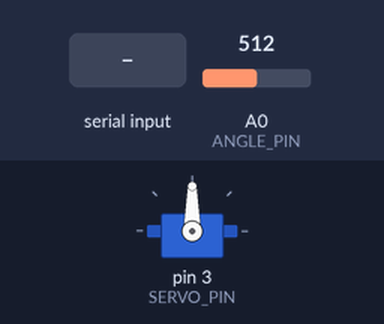
Simulated run of this sketch. Board: Arduino Uno, built with avr-gcc and run on an emulated ATmega328P. Parts: servo. The inputs (shaded band) are chosen by the test bench; at power-on: A0 (ANGLE_PIN) = 512. What the sketch prints to the serial monitor is not drawn.

Above: at 1.2 s.
1.3 s: "30,150#" received over Serial
At 1.6 s:
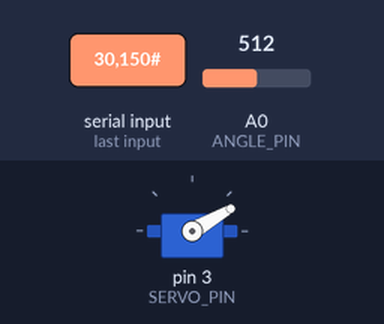
2.8 s: "5#" received over Serial
At 3.7 s:
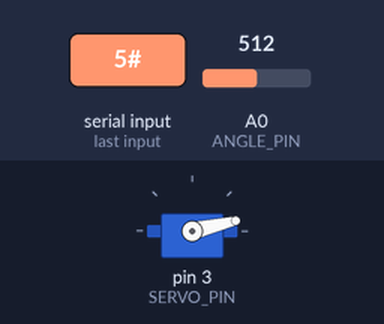
4.3 s: "200#" received over Serial
At 5.1 s:
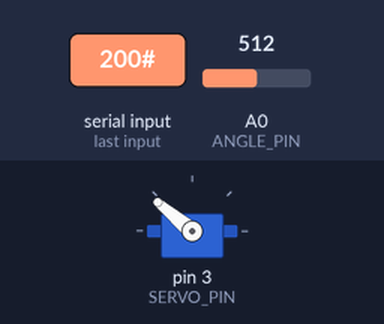
5.8 s: "90,45#" received over Serial
At 7.2 s:
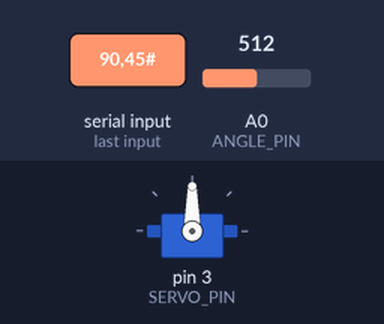
Timing chart, 0 to 8.3 s (numbered marks = the images above; inputs shaded):
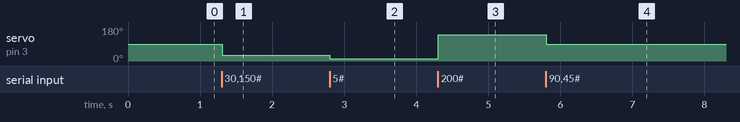

Measured:
- after the input at 1.3 s, servo on pin 3 (SERVO_PIN): 90° → 30° at once
- after the input at 2.8 s, servo on pin 3 (SERVO_PIN): 30° → 13° at once
- after the input at 4.3 s, servo on pin 3 (SERVO_PIN): 13° → 140° at once
- after the input at 5.8 s, servo on pin 3 (SERVO_PIN): 140° → 90° at once

The sketch:

PinceProgram.ino
```cpp
#include <Servo.h>

#define PROGRAM_VERSION 1.0
#define ANGLE_PIN A0
#define SERVO_PIN 3

Servo servo;

//Charactere de fin : #
//Angles : 0 - 255

unsigned long timer = 0;
float sum = 0.0;
char *myBuffer;
int angleToReach = 0;
const String endChar = "#";

void setup() {
  Serial.begin(115200);
  Serial.print("Gripper program v");
  Serial.println(PROGRAM_VERSION);

  pinMode(ANGLE_PIN, INPUT);
  pinMode(SERVO_PIN, OUTPUT);
  myBuffer = (char*)malloc(64*sizeof(char));
  servo.attach(SERVO_PIN);
}


void loop() {

  for(int i = 0;i<64;i++)
    myBuffer[i] = 0;

  while(Serial.available())
  {
    Serial.readBytesUntil('#', myBuffer, 6);
    angleToReach = atoi(myBuffer);
    if(angleToReach > 140)
      angleToReach = 140;
    else if(angleToReach < 13)
      angleToReach = 13;
    servo.write(angleToReach);
    Serial.flush();
  }

  if(millis()-timer >= 10)
  {
    sum = 0.0;
    for(int i=0;i<100;i++)
      sum += analogRead(ANGLE_PIN);
    sum = sum/100.0;
    Serial.print(sum);
    Serial.println(endChar);
    Serial.flush();
  }
}
```
